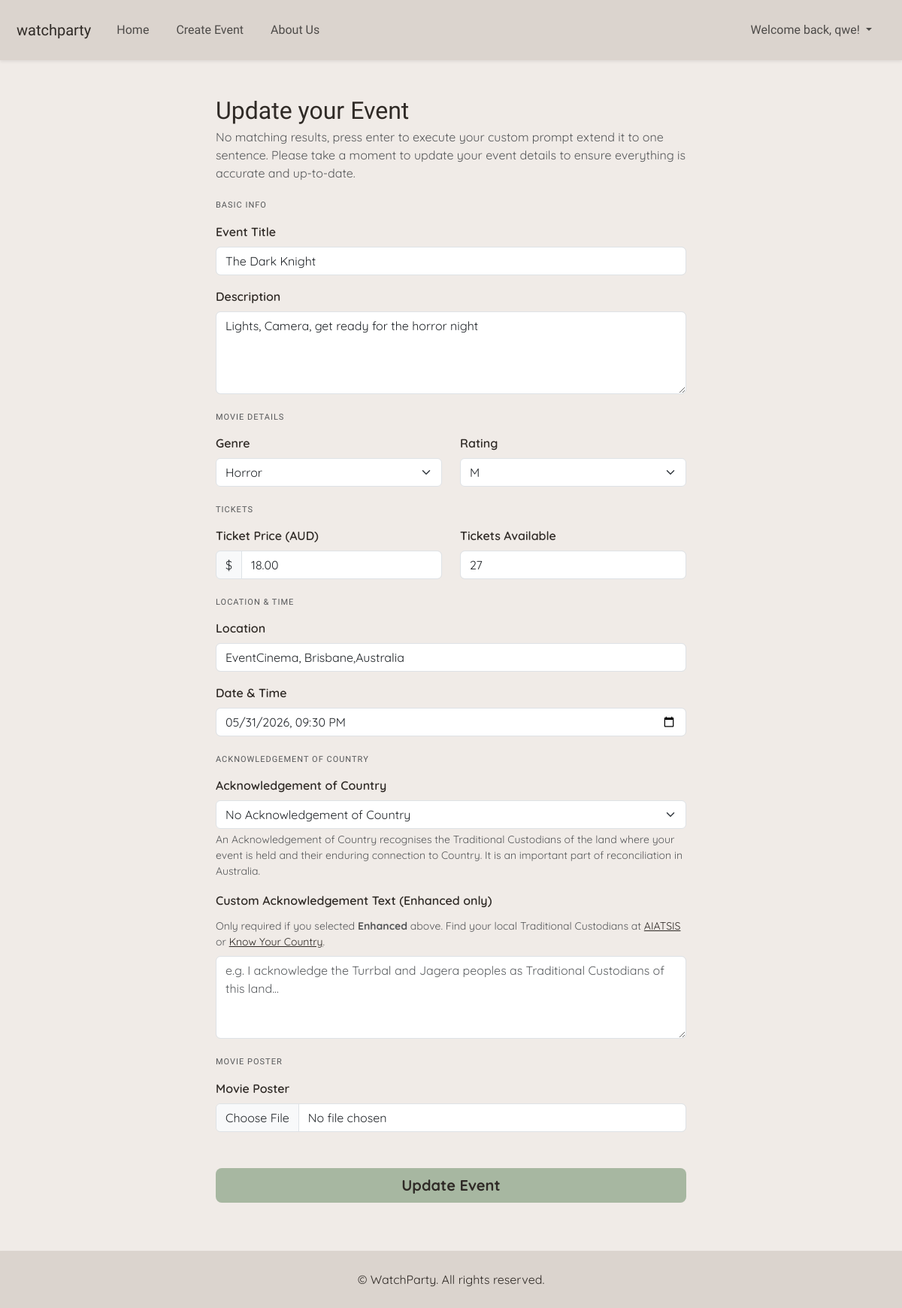
The page /events/6/edit (signed in) on the database its author committed.
### website/models.py (models this page shows, shortened)
class User(db.Model, UserMixin):
    __tablename__ = 'user'
    id = db.Column(db.Integer, primary_key=True)
    name = db.Column(db.String(100), nullable=False)
    contact_number = db.Column(db.String(20), nullable=False)
    street_address = db.Column(db.String(255), nullable=False)
    email = db.Column(db.String(100), nullable=False, unique=True)
    password_hash = db.Column(db.String(255), nullable=False)
    comments = db.relationship('Comment', backref='user', lazy=True)
    orders = db.relationship('Booking', backref='user', lazy=True)
    events = db.relationship('Event', backref = 'owner', lazy=True)

class Event(db.Model):
    __tablename__ = 'event'
    id = db.Column(db.Integer, primary_key=True)
    title = db.Column(db.String(150), nullable=False)
    description = db.Column(db.Text, nullable=False)
    genre = db.Column(db.String(50))
    rating = db.Column(db.String(10))
    ticket_price = db.Column(db.Float)
    tickets_available = db.Column(db.Integer)
    location = db.Column(db.String(120), nullable=False)
    date = db.Column(db.DateTime)
    image = db.Column(db.String(255))
    owner_id = db.Column(db.Integer, db.ForeignKey('user.id'), nullable = True)
    is_cancelled = db.Column (db.Boolean, default = False, nullable=False)
    acknowledgement_type = db.Column(db.String(20), default='none', nullable=False)
    acknowledgement_text = db.Column(db.Text, nullable=True)
    comments = db.relationship('Comment', backref='event', lazy=True)
    orders = db.relationship('Booking', backref='event', lazy=True)

### website/home.py (the view, shortened to what this page needs)
@home_bp.route('/events/<int:event_id>/edit', methods=['GET', 'POST'])
@login_required
def edit_event(event_id):
    event = Event.query.get_or_404(event_id)
    if event.owner_id != current_user.id:
        abort(403)
    if event.is_cancelled:
        flash('Cancelled events cannot be edited.', 'warning')
        return redirect(url_for('home.event_detail', event_id=event_id))
    form = EventForm(obj=event)  # pre-fills the form with existing data
    return render_template('create_events.html', form=form, event=event)  # reuse same template

### website/__init__.py (called while the page is built)
def create_app():
    app = Flask(__name__)
    app.debug = True
    app.secret_key = 'somesecretkey'
    app.config['SQLALCHEMY_DATABASE_URI'] = 'sqlite:///sitedata.db'
    app.config['SQLALCHEMY_TRACK_MODIFICATIONS'] = False
    db.init_app(app)
    Bootstrap5(app)
    login_manager = LoginManager()
    login_manager.login_view = 'auth.login'
    login_manager.init_app(app)
    from .models import User
    @login_manager.user_loader
    def load_user(user_id):
       print("LOAD USER CALLED:", user_id)
       return db.session.scalar(db.select(User).where(User.id==user_id))
    from . import home, bookings, auth, about
    app.register_blueprint(home.home_bp)
    app.register_blueprint(bookings.bookings_bp)
    app.register_blueprint(auth.auth_bp)
    app.register_blueprint(about.about_bp)
    return app

### website/templates/create_events.html (shortened to what this page needs)
{% extends "base.html" %}
{% block content %}
<div class="container mt-5" style="max-width: 650px;">
    {% if event is defined and event %}
    <h2 class="mb-1">Update your Event</h2>
    <p class="text-muted mb-4">No matching results, press enter to execute your custom prompt extend it to one sentence.
Please take a moment to update your event details to ensure everything is accurate and up-to-date.</p>
    {% else %}
    <h2 class="mb-1">Create Event</h2>
    <p class="text-muted mb-4">Host a movie night for your community</p>
    {% endif %}
    <form method="POST" enctype="multipart/form-data">
        <h6 class="text-uppercase text-muted mb-3" style="font-size: 11px; letter-spacing: 1px;">Basic Info</h6>
        <div class="mb-3">
            {{ form.title.label(class="form-label fw-semibold") }}
            {{ form.title(class="form-control", placeholder="e.g. Inception Night at QUT") }}
        </div>
        <div class="mb-3">
            {{ form.description.label(class="form-label fw-semibold") }}
            {{ form.description(class="form-control", rows=4, placeholder="Tell people what to expect...") }}
        </div>
        <h6 class="text-uppercase text-muted mt-4 mb-3" style="font-size: 11px; letter-spacing: 1px;">Movie Details</h6>
        <div class="row">
            <div class="col-md-6 mb-3">
                {{ form.genre.label(class="form-label fw-semibold") }}
                {{ form.genre(class="form-select") }}
            </div>
            <div class="col-md-6 mb-3">
                {{ form.rating.label(class="form-label fw-semibold") }}
                {{ form.rating(class="form-select") }}
            </div>
        </div>
        <h6 class="text-uppercase text-muted mt-2 mb-3" style="font-size: 11px; letter-spacing: 1px;">Tickets</h6>
        <div class="row">
            <div class="col-md-6 mb-3">
                {{ form.ticket_price.label(class="form-label fw-semibold") }}
                <div class="input-group">
                    <span class="input-group-text">$</span>
                    {{ form.ticket_price(class="form-control", placeholder="e.g. 15.00") }}
                </div>
            </div>
            <div class="col-md-6 mb-3">
                {{ form.tickets_available.label(class="form-label fw-semibold") }}
                {{ form.tickets_available(class="form-control", placeholder="e.g. 50") }}
            </div>
        </div>
        <h6 class="text-uppercase text-muted mt-2 mb-3" style="font-size: 11px; letter-spacing: 1px;">Location & Time
        </h6>
        <div class="mb-3">
            {{ form.location.label(class="form-label fw-semibold") }}
            {{ form.location(class="form-control", placeholder="e.g. Brisbane Powerhouse, New Farm") }}
        </div>
        <div class="mb-3">
            {{ form.date.label(class="form-label fw-semibold") }}
            {{ form.date(class="form-control") }}
        </div>
        <h6 class="text-uppercase text-muted mt-4 mb-3" style="font-size: 11px; letter-spacing: 1px;">
            Acknowledgement of Country
        </h6>
        <div class="mb-3">
            {{ form.acknowledgement_type.label(class="form-label fw-semibold") }}
            {{ form.acknowledgement_type(class="form-select", id="ack-select") }}
            <div class="form-text text-muted mt-1">
                An Acknowledgement of Country recognises the Traditional Custodians of the land
                where your event is held and their enduring connection to Country. It is an important
                part of reconciliation in Australia.
            </div>
        </div>
        <div class="mb-4">
            {{ form.acknowledgement_text.label(class="form-label fw-semibold") }}
            <div class="form-text text-muted mb-2">
                Only required if you selected <strong>Enhanced</strong> above.
                Find your local Traditional Custodians at
                <a href="https://aiatsis.gov.au/explore/map-indigenous-australia" target="_blank">AIATSIS</a> or
                <a href="https://www.knowyourcountry.com.au" target="_blank">Know Your Country</a>.
            </div>
            {{ form.acknowledgement_text(class="form-control", rows=4,
            placeholder="e.g. I acknowledge the Turrbal and Jagera peoples as Traditional Custodians of this land...")
            }}
        </div>
        <h6 class="text-uppercase text-muted mt-2 mb-3" style="font-size: 11px; letter-spacing: 1px;">Movie Poster</h6>
        <div class="mb-5">
            {{ form.image.label(class="form-label fw-semibold") }}
            {{ form.image(class="form-control") }}
        </div>
        <div class="d-grid">
            {% if event is defined and event %}
            {{ form.submit(class="btn btn-primary btn-lg", value="Update Event") }}
            {% else %}
            {{ form.submit(class="btn btn-primary btn-lg") }}
            {% endif %}
        </div>
    </form>
</div>
{% endblock %}

### website/templates/base.html (shortened to what this page needs)
<html>
<head>
    <link href="https://cdn.jsdelivr.net/npm/bootstrap@5.3.2/dist/css/bootstrap.min.css" rel="stylesheet"
>
    <link rel="stylesheet" href="{{ url_for('static', filename='css/style.css') }}">
    <link rel="stylesheet" href="https://cdn.jsdelivr.net/npm/bootstrap-icons@1.11.0/font/bootstrap-icons.css">
</head>
<body class="d-flex flex-column min-vh-100">
    <header>
        <nav class="navbar fixed-top navbar-expand-lg bg-body-tertiary shadow-sm">
            <div class="container-fluid">
                <a class="navbar-brand" href="#">watchparty</a>
                <div class="collapse navbar-collapse" id="navbarNavDropdown">
                    <ul class="navbar-nav list-unstyled">
                        <li class="nav-item">
                            <a class="nav-link" href="{{url_for('home.view_events')}}">Home</a>
                        </li>
                        <li class="nav-item">
                            <a class="nav-link" href="{{url_for('home.create_event')}}">Create Event</a>
                        </li>
                        <li class="nav-item">
                            <a class="nav-link" href="{{ url_for('about.show_about') }}">About Us</a>
                        </li>
                    </ul>
                    <ul class="navbar-nav ms-lg-auto align-items-lg-center">
                        {% if current_user.is_authenticated %}
                        <li class="nav-item dropdown">
                            <a class="nav-link dropdown-toggle" role="button" data-bs-toggle="dropdown"
                                aria-expanded="false">
                                Welcome back, {{ current_user.name }}!
                            </a>
                        </li>
                        {% endif %}
                    </ul>
                </div>
            </div>
        </nav>
        <div class="toast-container position-fixed top-0 end-0 p-3">
        </div>
    </header>
    <main class="flex-grow-1">
        {% block content %}
        {% endblock %}
    </main>
    <footer class="mt-5 shadow-sm">
        <div class="container-fluid py-3 text-center ">
            <p class="mb-0">© WatchParty. All rights reserved.</p>
        </div>
    </footer>
</body>
</html>

### website/static/css/style.css (style rules this page uses)
body { font-family: "Quicksand", sans-serif !important; font-weight: 400; background: #F0EBE7; padding-top: 80px; }
body, h1, h2, h3, h4, h5, h6, p, a, li, span, .navbar-brand { color: #2F2A26; }
header, h1, h2, h3, h4, h5, h6 { font-family: "Momo Trust Display", sans-serif !important; font-weight: 400; }
.btn, .btn-outline-primary, .btn-outline-secondary { background-color: #A7B7A1; color: #2F2A26; border: none; font-family: "Quicksand", sans-serif; font-weight: 700; }
.navbar, footer { background: #DBD4CE !important; padding: 10px; backdrop-filter: blur() }
.navbar li { list-style: none; padding: 10px; color: #2F2A26; }

### rows shown on the page
User: name "qwe"
Event: title "The Dark Knight", description "Lights, Camera, get ready for the horror night", genre "Horror", rating "M", ticket_price "18.00", tickets_available "27", location "EventCinema, Brisbane,Australia", date "05/31/2026 21:30", acknowledgement_type "No Acknowledgement of Country"
